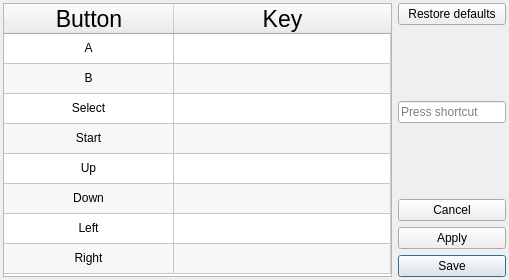
<?xml version="1.0" encoding="UTF-8"?>
<ui version="4.0">
 <class>Form</class>
 <widget class="QWidget" name="Form">
  <property name="geometry">
   <rect>
    <x>0</x>
    <y>0</y>
    <width>509</width>
    <height>280</height>
   </rect>
  </property>
  <property name="sizePolicy">
   <sizepolicy hsizetype="Fixed" vsizetype="Fixed">
    <horstretch>0</horstretch>
    <verstretch>0</verstretch>
   </sizepolicy>
  </property>
  <property name="minimumSize">
   <size>
    <width>0</width>
    <height>0</height>
   </size>
  </property>
  <property name="maximumSize">
   <size>
    <width>509</width>
    <height>280</height>
   </size>
  </property>
  <property name="windowTitle">
   <string>Keymap</string>
  </property>
  <layout class="QGridLayout" name="gridLayout">
   <property name="leftMargin">
    <number>3</number>
   </property>
   <property name="topMargin">
    <number>3</number>
   </property>
   <property name="rightMargin">
    <number>3</number>
   </property>
   <property name="bottomMargin">
    <number>3</number>
   </property>
   <item row="0" column="0">
    <layout class="QHBoxLayout" name="horizontalLayout">
     <item>
      <widget class="QTableWidget" name="table_widget">
       <property name="enabled">
        <bool>true</bool>
       </property>
       <property name="sizeAdjustPolicy">
        <enum>QAbstractScrollArea::AdjustIgnored</enum>
       </property>
       <property name="editTriggers">
        <set>QAbstractItemView::NoEditTriggers</set>
       </property>
       <property name="alternatingRowColors">
        <bool>true</bool>
       </property>
       <property name="selectionMode">
        <enum>QAbstractItemView::SingleSelection</enum>
       </property>
       <property name="gridStyle">
        <enum>Qt::SolidLine</enum>
       </property>
       <property name="columnCount">
        <number>2</number>
       </property>
       <attribute name="horizontalHeaderVisible">
        <bool>true</bool>
       </attribute>
       <attribute name="horizontalHeaderCascadingSectionResizes">
        <bool>false</bool>
       </attribute>
       <attribute name="horizontalHeaderDefaultSectionSize">
        <number>170</number>
       </attribute>
       <attribute name="horizontalHeaderHighlightSections">
        <bool>false</bool>
       </attribute>
       <attribute name="horizontalHeaderMinimumSectionSize">
        <number>170</number>
       </attribute>
       <attribute name="horizontalHeaderShowSortIndicator" stdset="0">
        <bool>false</bool>
       </attribute>
       <attribute name="horizontalHeaderStretchLastSection">
        <bool>true</bool>
       </attribute>
       <attribute name="verticalHeaderVisible">
        <bool>false</bool>
       </attribute>
       <attribute name="verticalHeaderHighlightSections">
        <bool>false</bool>
       </attribute>
       <row>
        <property name="text">
         <string/>
        </property>
       </row>
       <row>
        <property name="text">
         <string/>
        </property>
       </row>
       <row>
        <property name="text">
         <string/>
        </property>
       </row>
       <row>
        <property name="text">
         <string/>
        </property>
       </row>
       <row>
        <property name="text">
         <string/>
        </property>
       </row>
       <row>
        <property name="text">
         <string/>
        </property>
       </row>
       <row>
        <property name="text">
         <string/>
        </property>
       </row>
       <row>
        <property name="text">
         <string/>
        </property>
       </row>
       <column>
        <property name="text">
         <string>Button</string>
        </property>
        <property name="font">
         <font>
          <pointsize>17</pointsize>
         </font>
        </property>
        <property name="textAlignment">
         <set>AlignCenter</set>
        </property>
       </column>
       <column>
        <property name="text">
         <string>Key</string>
        </property>
        <property name="font">
         <font>
          <pointsize>17</pointsize>
         </font>
        </property>
       </column>
       <item row="0" column="0">
        <property name="text">
         <string>A</string>
        </property>
        <property name="textAlignment">
         <set>AlignCenter</set>
        </property>
        <property name="flags">
         <set>ItemIsDragEnabled|ItemIsUserCheckable|ItemIsEnabled</set>
        </property>
       </item>
       <item row="0" column="1">
        <property name="text">
         <string/>
        </property>
        <property name="textAlignment">
         <set>AlignCenter</set>
        </property>
       </item>
       <item row="1" column="0">
        <property name="text">
         <string>B</string>
        </property>
        <property name="textAlignment">
         <set>AlignCenter</set>
        </property>
        <property name="flags">
         <set>ItemIsDragEnabled|ItemIsUserCheckable|ItemIsEnabled</set>
        </property>
       </item>
       <item row="1" column="1">
        <property name="text">
         <string/>
        </property>
        <property name="textAlignment">
         <set>AlignCenter</set>
        </property>
       </item>
       <item row="2" column="0">
        <property name="text">
         <string>Select</string>
        </property>
        <property name="textAlignment">
         <set>AlignCenter</set>
        </property>
        <property name="flags">
         <set>ItemIsDragEnabled|ItemIsUserCheckable|ItemIsEnabled</set>
        </property>
       </item>
       <item row="2" column="1">
        <property name="text">
         <string/>
        </property>
        <property name="textAlignment">
         <set>AlignCenter</set>
        </property>
       </item>
       <item row="3" column="0">
        <property name="text">
         <string>Start</string>
        </property>
        <property name="textAlignment">
         <set>AlignCenter</set>
        </property>
        <property name="flags">
         <set>ItemIsDragEnabled|ItemIsUserCheckable|ItemIsEnabled</set>
        </property>
       </item>
       <item row="3" column="1">
        <property name="text">
         <string/>
        </property>
        <property name="textAlignment">
         <set>AlignCenter</set>
        </property>
       </item>
       <item row="4" column="0">
        <property name="text">
         <string>Up</string>
        </property>
        <property name="textAlignment">
         <set>AlignCenter</set>
        </property>
        <property name="flags">
         <set>ItemIsDragEnabled|ItemIsUserCheckable|ItemIsEnabled</set>
        </property>
       </item>
       <item row="4" column="1">
        <property name="text">
         <string/>
        </property>
        <property name="textAlignment">
         <set>AlignCenter</set>
        </property>
       </item>
       <item row="5" column="0">
        <property name="text">
         <string>Down</string>
        </property>
        <property name="textAlignment">
         <set>AlignCenter</set>
        </property>
        <property name="flags">
         <set>ItemIsDragEnabled|ItemIsUserCheckable|ItemIsEnabled</set>
        </property>
       </item>
       <item row="5" column="1">
        <property name="text">
         <string/>
        </property>
        <property name="textAlignment">
         <set>AlignCenter</set>
        </property>
       </item>
       <item row="6" column="0">
        <property name="text">
         <string>Left</string>
        </property>
        <property name="textAlignment">
         <set>AlignCenter</set>
        </property>
        <property name="flags">
         <set>ItemIsDragEnabled|ItemIsUserCheckable|ItemIsEnabled</set>
        </property>
       </item>
       <item row="6" column="1">
        <property name="text">
         <string/>
        </property>
        <property name="textAlignment">
         <set>AlignCenter</set>
        </property>
       </item>
       <item row="7" column="0">
        <property name="text">
         <string>Right</string>
        </property>
        <property name="textAlignment">
         <set>AlignCenter</set>
        </property>
        <property name="flags">
         <set>ItemIsDragEnabled|ItemIsUserCheckable|ItemIsEnabled</set>
        </property>
       </item>
       <item row="7" column="1">
        <property name="text">
         <string/>
        </property>
        <property name="textAlignment">
         <set>AlignCenter</set>
        </property>
       </item>
      </widget>
     </item>
     <item>
      <layout class="QVBoxLayout" name="verticalLayout">
       <item>
        <widget class="QPushButton" name="restore_btn">
         <property name="text">
          <string>Restore defaults</string>
         </property>
        </widget>
       </item>
       <item>
        <spacer name="verticalSpacer">
         <property name="orientation">
          <enum>Qt::Vertical</enum>
         </property>
         <property name="sizeHint" stdset="0">
          <size>
           <width>20</width>
           <height>40</height>
          </size>
         </property>
        </spacer>
       </item>
       <item>
        <widget class="QKeySequenceEdit" name="sequence_edit">
         <property name="sizePolicy">
          <sizepolicy hsizetype="Fixed" vsizetype="Fixed">
           <horstretch>0</horstretch>
           <verstretch>0</verstretch>
          </sizepolicy>
         </property>
        </widget>
       </item>
       <item>
        <spacer name="verticalSpacer_2">
         <property name="orientation">
          <enum>Qt::Vertical</enum>
         </property>
         <property name="sizeHint" stdset="0">
          <size>
           <width>20</width>
           <height>40</height>
          </size>
         </property>
        </spacer>
       </item>
       <item>
        <widget class="QPushButton" name="cancel_btn">
         <property name="text">
          <string>Cancel</string>
         </property>
        </widget>
       </item>
       <item>
        <widget class="QPushButton" name="apply_btn">
         <property name="text">
          <string>Apply</string>
         </property>
        </widget>
       </item>
       <item>
        <widget class="QPushButton" name="save_btn">
         <property name="text">
          <string>Save</string>
         </property>
         <property name="autoExclusive">
          <bool>false</bool>
         </property>
         <property name="default">
          <bool>true</bool>
         </property>
        </widget>
       </item>
      </layout>
     </item>
    </layout>
   </item>
  </layout>
 </widget>
 <resources/>
 <connections/>
</ui>
